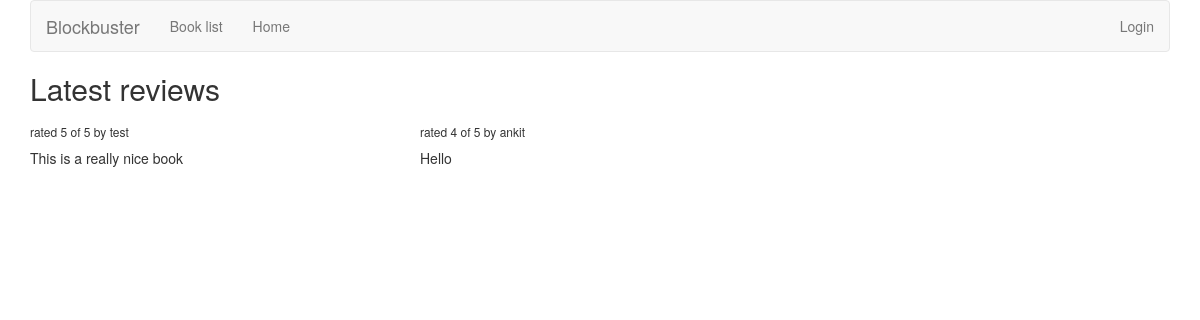
/bookfinder/, run on an earlier commit of the app's database.
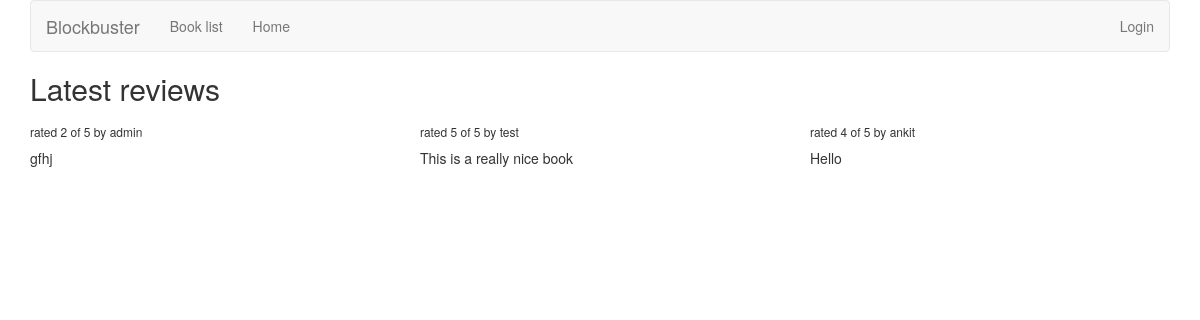
And on a later commit of the database.
### bookfinder/models.py (models this page shows)
class Review(models.Model):
    RATING_CHOICES = (
        (1, '1'),
        (2, '2'),
        (3, '3'),
        (4, '4'),
        (5, '5'),
    )
    book = models.ForeignKey(Book)
    pub_date = models.DateTimeField('date published')
    user_name = models.CharField(max_length=100)
    comment = models.CharField(max_length=200)
    rating = models.IntegerField(choices=RATING_CHOICES)

### bookfinder/views.py (the view)
def review_list(request):
    latest_review_list = Review.objects.order_by('-pub_date')[:9]
    context = {'latest_review_list':latest_review_list}
    return render(request, 'bookfinder/review_list.html', context)

### bookfinder/templates/bookfinder/review_list.html (shortened to what this page needs)
{% extends 'base.html' %}
{% block title %}
  <h2>Latest reviews</h2>
{% endblock %}
{% block content %}
  {% if latest_review_list %}
  <div class="row">
      {% for review in latest_review_list %}
      <div class="col-xs-6 col-lg-4">
          <h6>rated {{ review.rating }} of 5 by {{ review.user_name }}</h6>
          <p>{{ review.comment }}</p>
      </div>
      {% endfor %}
  </div>
  {% else %}
    <p>No reviews are available.</p>
  {% endif %}
{% endblock %}

What changed in the data, as far as the page shows it:
added Review: rating "2", user_name "admin", comment "gfhj"
